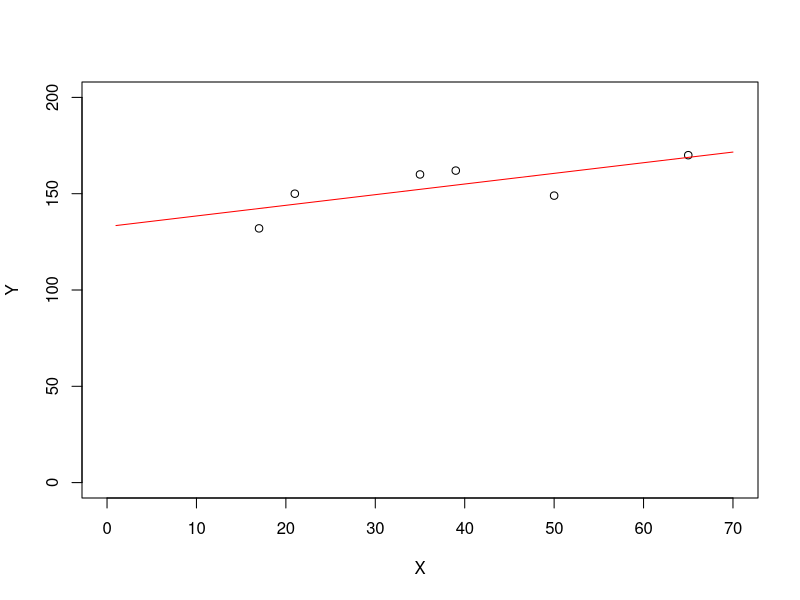

R code for this plot:

## Regression Analysis
X <- c(17, 21,35, 39, 50, 65)
Y <- c(132, 150, 160, 162, 149, 170)
plot(X, Y, xlim=c(0,70), ylim=c(0,200))

X_avg <- mean(X)
Y_avg <- mean(Y)

B1 <- (sum(X*Y)-6*X_avg*Y_avg)/(sum(X^2)-6*X_avg^2)
B1

B0 <- Y_avg- B1 * X_avg
B0

# y = 0.5529606 * x + 132.913
x <- 1:70
y <- 0.5529606 * x + 132.913
lines(x,y, col="red")

# use lm => linear model
X <- c(17,   21,  35,  39,  50,  65)
Y <- c(132, 150, 160, 162, 149, 170)
fit <- lm(Y ~ X)
fit
